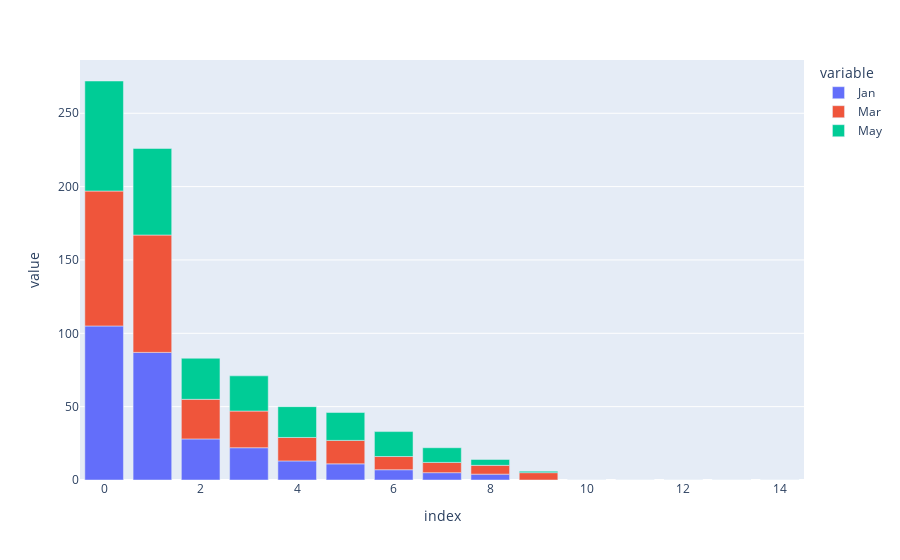

The code cell stored with this chart in its notebook:
### Code cell
pd.options.plotting.backend = "plotly"

jan = sorted_jan_viral_genre_df['Count'].tolist()
mar = sorted_mar_viral_genre_df['Count'].tolist()
may = sorted_may_viral_genre_df['Count'].tolist()


df = pd.DataFrame(dict(Jan=jan, Mar=mar, May=may))
fig = df.plot.bar()
fig.show()

### Figure 1 — Plotly figure (JSON) as saved in the notebook; plotly's stock layout.template omitted (floating-point values rounded to 4 significant figures)
{"data": [{"alignmentgroup": "True", "hovertemplate": "variable=Jan<br>index=%{x}<br>value=%{y}<extra></extra>", "legendgroup": "Jan", "marker": {"color": "#636efa"}, "name": "Jan", "offsetgroup": "Jan", "orientation": "v", "showlegend": true, "textposition": "auto", "type": "bar", "x": [0, 1, 2, 3, 4, 5, 6, 7, 8, 9, 10, 11, 12, 13, 14], "xaxis": "x", "y": [105, 87, 28, 22, 13, 11, 7, 5, 4, 0, 0, 0, 0, 0, 0], "yaxis": "y"}, {"alignmentgroup": "True", "hovertemplate": "variable=Mar<br>index=%{x}<br>value=%{y}<extra></extra>", "legendgroup": "Mar", "marker": {"color": "#EF553B"}, "name": "Mar", "offsetgroup": "Mar", "orientation": "v", "showlegend": true, "textposition": "auto", "type": "bar", "x": [0, 1, 2, 3, 4, 5, 6, 7, 8, 9, 10, 11, 12, 13, 14], "xaxis": "x", "y": [92, 80, 27, 25, 16, 16, 9, 7, 6, 5, 0, 0, 0, 0, 0], "yaxis": "y"}, {"alignmentgroup": "True", "hovertemplate": "variable=May<br>index=%{x}<br>value=%{y}<extra></extra>", "legendgroup": "May", "marker": {"color": "#00cc96"}, "name": "May", "offsetgroup": "May", "orientation": "v", "showlegend": true, "textposition": "auto", "type": "bar", "x": [0, 1, 2, 3, 4, 5, 6, 7, 8, 9, 10, 11, 12, 13, 14], "xaxis": "x", "y": [75, 59, 28, 24, 21, 19, 17, 10, 4, 1, 0, 0, 0, 0, 0], "yaxis": "y"}], "layout": {"barmode": "relative", "legend": {"title": {"text": "variable"}, "tracegroupgap": 0}, "margin": {"t": 60}, "xaxis": {"anchor": "y", "domain": [0, 1], "title": {"text": "index"}}, "yaxis": {"anchor": "x", "domain": [0, 1], "title": {"text": "value"}}}}
